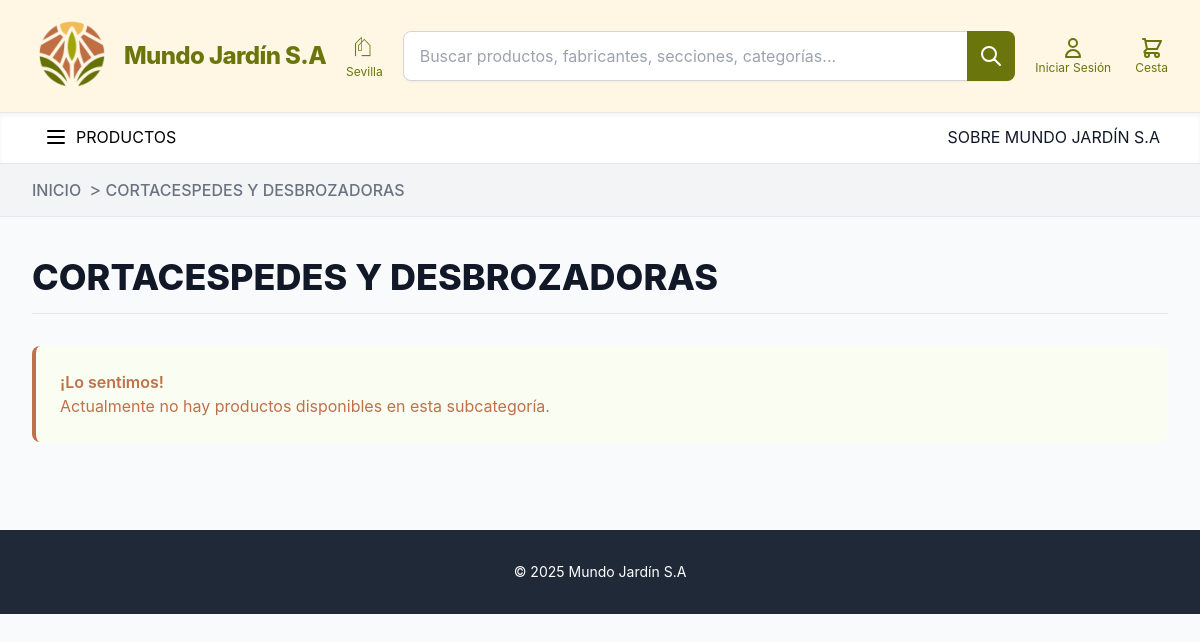
Before: /subcategorias/CORTACESPEDES_Y_DESBROZADORAS/ with the older database file.
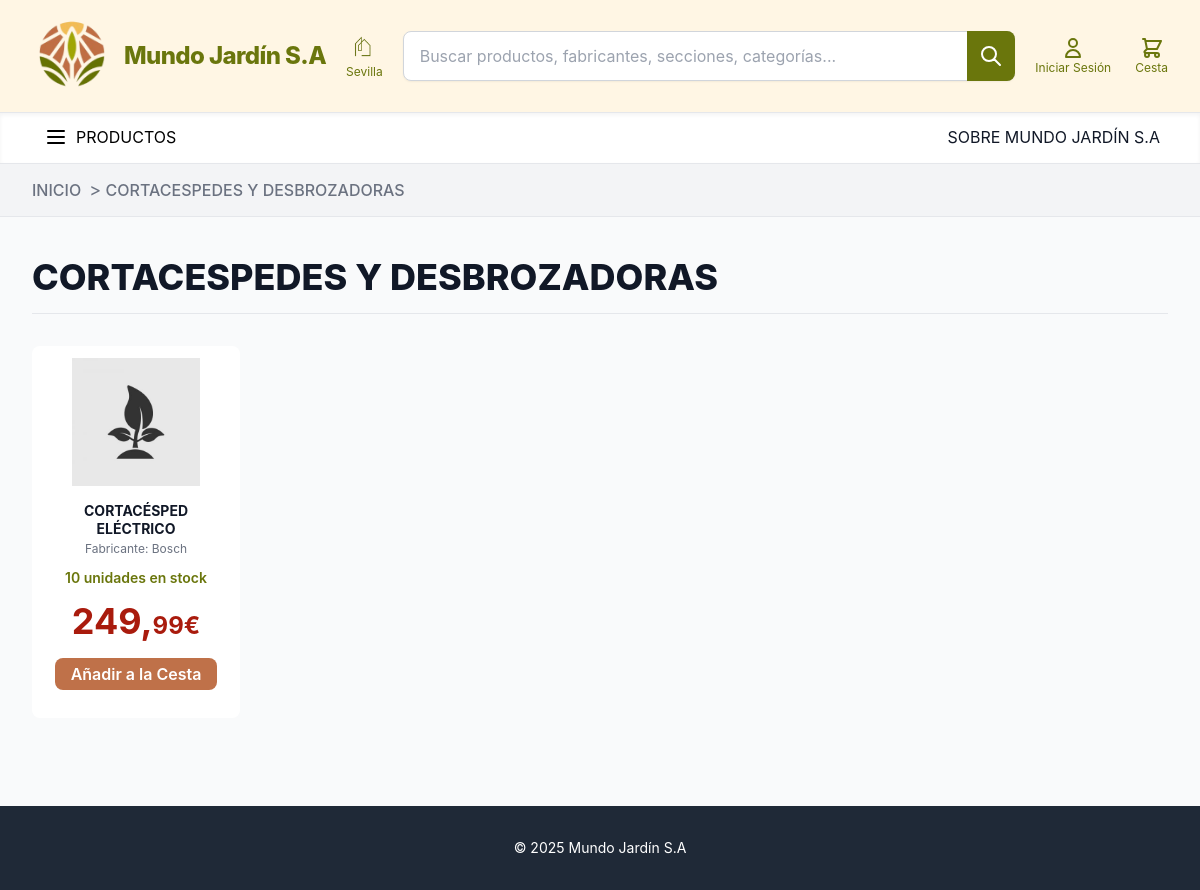
After: the same page with the newer database file.
### home/models.py (models this page shows, shortened)
class Producto(models.Model):
    nombre= models.CharField(max_length=200)
    descripcion= models.TextField()
    departamento= models.CharField(max_length=200)
    seccion=models.CharField(max_length=50, choices=Seccion.choices)
    fabricante=models.CharField(max_length=200)
    categoria=models.CharField(max_length=50, choices=Categoria.choices)
    precio= models.DecimalField(max_digits=10, decimal_places=2)
    stock=models.IntegerField(default=0)
    imagen= models.ImageField(upload_to='', blank=True, null=True)
    esta_agotado= models.BooleanField(default=False)
    esta_destacado= models.BooleanField(default=False)
    orden = models.PositiveIntegerField(default=0, blank=False, null=False)
    class Meta:
        ordering = ['orden']

### home/views.py (the view)
# urls.py: path('', views.index, name='adminpanel_index'),
def index(request, categoria=None):
    productos_a_mostrar = Producto.objects.all()
    categoria_valor = None
    template_name = 'index.html'
    if categoria:
        categoria_valor = categoria.upper()
        productos_a_mostrar = productos_a_mostrar.filter(categoria=categoria_valor)
        template_name = 'catalogo.html'
        categoria_valor = categoria_valor.replace('_', ' ')
    else:
        productos_a_mostrar = Producto.objects.filter(esta_destacado=True)
    for producto in productos_a_mostrar:
        producto.euros = int(producto.precio)
        producto.centavos = int((producto.precio - producto.euros) * 100)
    contexto = {
        'productos_destacados': productos_a_mostrar,
        'categoria_actual': categoria_valor,
    }
    return render(request, template_name, contexto)

### home/context_processors.py (called while the page is built)
def productos_en_cesta(request):
    total_items = 0
    if request.user.is_authenticated:
        try:
            cesta = CestaCompra.objects.get(usuario_cliente__usuario=request.user)
        except CestaCompra.DoesNotExist:
            cesta = None
    else:
        session_id = request.session.get("cesta_id")
        cesta = CestaCompra.objects.filter(session_id=session_id).first() if session_id else None
    if cesta:
        total_items = sum(item.cantidad for item in cesta.items.all())
    return {'total_items_cesta': total_items}

### home/templates/catalogo.html (shortened to what the changed rows need)
{% extends "base.html" %}
{% block content %}
{% load static %}
<main class="py-10">
    <div class="max-w-7xl mx-auto px-4 sm:px-6 lg:px-8">
        <h1 class="text-4xl font-extrabold text-gray-900 mb-4">
            {{ categoria_actual }}
        </h1>
        {% if productos_destacados %}
            <div class="grid grid-cols-2 sm:grid-cols-3 md:grid-cols-4 lg:grid-cols-5 gap-6 xl:gap-8">
                {% for producto in productos_destacados %}
                    <a href="{% url 'detalle_producto' pk=producto.pk %}"
                       class="block bg-white rounded-lg p-3 flex flex-col items-center justify-between transition duration-300 ease-in-out transform hover:shadow-hard-halo hover:scale-[1.02]">
                        <div>
                           {% if producto.imagen %}
    <div class="relative w-full h-32 mb-4 flex justify-center items-center">
        <img src="{{ producto.imagen.url }}" alt="Imagen de {{ producto.nombre }}"
             class="max-h-full max-w-full object-contain mix-blend-multiply">
        {% if producto.stock <= 0 %}
        <div class="absolute inset-0 flex items-center justify-center pointer-events-none">
            <span class="bg-red-500 text-white text-base font-bold text-center uppercase tracking-wider py-1 px-4 transform -rotate-45 whitespace-nowrap">
                AGOTADO
            </span>
        </div>
        {% endif %}
    </div>
{% else %}
<div class="relative w-full h-32 mb-4 flex justify-center items-center">
        <img src="{% static 'imagen1.jpg' %}" alt="Imagen por defecto"
             class="max-h-full max-w-full object-contain mix-blend-multiply">
    </div>
{% endif %}
                        </div>
                        <div class="w-full text-center flex-grow flex flex-col justify-end">
                            <h4 class="text-sm font-bold uppercase text-gray-900 leading-tight mb-1 line-clamp-2">
                                {{ producto.nombre|upper }}
                            </h4>
                            <p class="text-xs text-gray-500 mb-2">
                                Fabricante: {{ producto.fabricante }}
                            </p>
                            <div class="mb-3">
                                {% if producto.stock > 0 %}
                                    <span class="text-sm font-semibold text-[#6a760c]">
                                        {{ producto.stock }} unidades en stock
                                    </span>
                                {% else %}
                                    <span class="text-sm font-semibold text-red-600">
                                        Sin stock
                                    </span>
                                {% endif %}
                            </div>
                            <span class="text-4xl font-bold mb-4 text-[#A91B0D]">
                            {{ producto.euros }},<span class="text-2xl">{{ producto.centavos|stringformat:"02d" }}€</span>
                            </span>
                        </div>
                        {% if not user.is_authenticated or not user.is_staff %}
                        <form class="add-to-cart-form" data-product-id="{{ producto.id }}">
                            <button type="submit"
                                class="px-4 mb-4 py-1 bg-[#bf7149] text-white font-semibold rounded-lg
                                    hover:bg-yellow-600 transition duration-300">
                                Añadir a la Cesta
                            </button>
                        </form>
                         {% endif %}
                    </a>
                    {% endfor %}
            </div>
        {% else %}
            <div class="p-6 bg-[#f9fdf2] border-l-4 border-[#bf7149] text-[#bf7149] rounded-lg">
                <p class="font-semibold">¡Lo sentimos!</p>
                <p>Actualmente no hay productos disponibles en esta subcategoría.</p>
            </div>
        {% endif %}
    </div>
</main>
{% endblock content %}

Changed rows visible on the page:
added Producto: nombre "CORTACÉSPED ELÉCTRICO", fabricante "Bosch", stock "10", euros "249", centavos "99"
Other visible differences:
text no longer shown: "¡Lo sentimos! Actualmente no hay productos disponibles en esta subcategoría."
